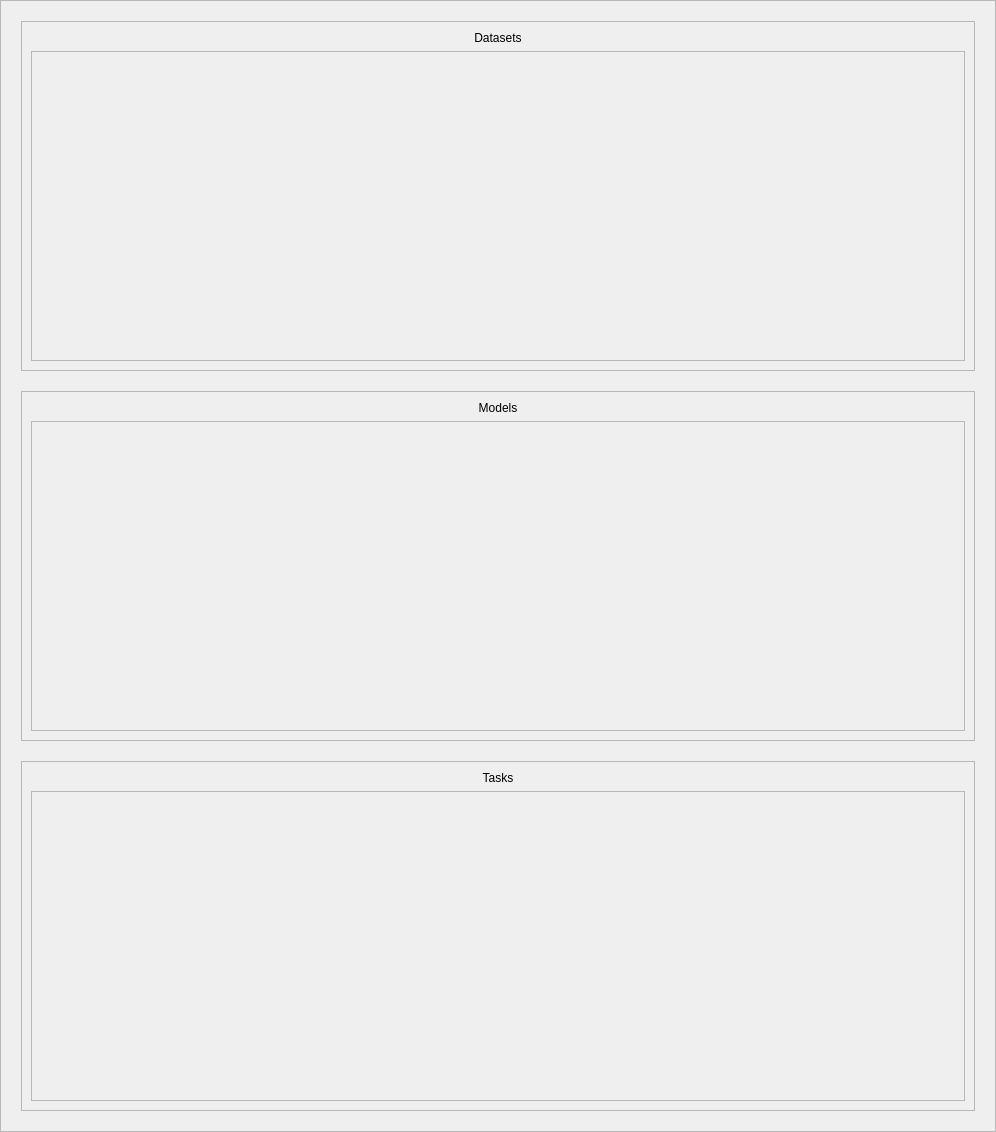
<?xml version="1.0" encoding="UTF-8"?>
<ui version="4.0">
 <class>Form</class>
 <widget class="QWidget" name="Form">
  <property name="geometry">
   <rect>
    <x>0</x>
    <y>0</y>
    <width>996</width>
    <height>1132</height>
   </rect>
  </property>
  <property name="sizePolicy">
   <sizepolicy hsizetype="Preferred" vsizetype="Preferred">
    <horstretch>0</horstretch>
    <verstretch>0</verstretch>
   </sizepolicy>
  </property>
  <property name="windowTitle">
   <string>Form</string>
  </property>
  <layout class="QVBoxLayout" name="verticalLayout" stretch="0">
   <property name="spacing">
    <number>0</number>
   </property>
   <property name="leftMargin">
    <number>0</number>
   </property>
   <property name="topMargin">
    <number>0</number>
   </property>
   <property name="rightMargin">
    <number>0</number>
   </property>
   <property name="bottomMargin">
    <number>0</number>
   </property>
   <item>
    <widget class="QFrame" name="contentFrame">
     <property name="frameShape">
      <enum>QFrame::StyledPanel</enum>
     </property>
     <property name="frameShadow">
      <enum>QFrame::Raised</enum>
     </property>
     <layout class="QVBoxLayout" name="verticalLayout_5">
      <property name="spacing">
       <number>20</number>
      </property>
      <property name="leftMargin">
       <number>20</number>
      </property>
      <property name="topMargin">
       <number>20</number>
      </property>
      <property name="rightMargin">
       <number>20</number>
      </property>
      <property name="bottomMargin">
       <number>20</number>
      </property>
      <item>
       <widget class="QFrame" name="datasetFrame">
        <property name="frameShape">
         <enum>QFrame::StyledPanel</enum>
        </property>
        <property name="frameShadow">
         <enum>QFrame::Raised</enum>
        </property>
        <layout class="QVBoxLayout" name="verticalLayout_2">
         <item>
          <widget class="QLabel" name="datasetLabel">
           <property name="text">
            <string>Datasets</string>
           </property>
           <property name="alignment">
            <set>Qt::AlignCenter</set>
           </property>
          </widget>
         </item>
         <item>
          <widget class="QScrollArea" name="datasetScroll">
           <property name="sizePolicy">
            <sizepolicy hsizetype="Preferred" vsizetype="Expanding">
             <horstretch>0</horstretch>
             <verstretch>0</verstretch>
            </sizepolicy>
           </property>
           <property name="minimumSize">
            <size>
             <width>400</width>
             <height>0</height>
            </size>
           </property>
           <property name="widgetResizable">
            <bool>true</bool>
           </property>
           <widget class="QWidget" name="datasetScrollContent">
            <property name="geometry">
             <rect>
              <x>0</x>
              <y>0</y>
              <width>932</width>
              <height>309</height>
             </rect>
            </property>
            <layout class="QVBoxLayout" name="datasetsLayout">
             <property name="spacing">
              <number>6</number>
             </property>
             <item>
              <spacer name="verticalSpacer">
               <property name="orientation">
                <enum>Qt::Vertical</enum>
               </property>
               <property name="sizeHint" stdset="0">
                <size>
                 <width>20</width>
                 <height>164</height>
                </size>
               </property>
              </spacer>
             </item>
            </layout>
           </widget>
          </widget>
         </item>
        </layout>
       </widget>
      </item>
      <item>
       <widget class="QFrame" name="modelFrame">
        <property name="frameShape">
         <enum>QFrame::StyledPanel</enum>
        </property>
        <property name="frameShadow">
         <enum>QFrame::Raised</enum>
        </property>
        <layout class="QVBoxLayout" name="verticalLayout_3">
         <item>
          <widget class="QLabel" name="modelLabel">
           <property name="text">
            <string>Models</string>
           </property>
           <property name="alignment">
            <set>Qt::AlignCenter</set>
           </property>
          </widget>
         </item>
         <item>
          <widget class="QScrollArea" name="modelScroll">
           <property name="widgetResizable">
            <bool>true</bool>
           </property>
           <widget class="QWidget" name="modelScrollContent">
            <property name="geometry">
             <rect>
              <x>0</x>
              <y>0</y>
              <width>932</width>
              <height>309</height>
             </rect>
            </property>
            <layout class="QVBoxLayout" name="modelsLayout">
             <property name="spacing">
              <number>6</number>
             </property>
             <item>
              <spacer name="verticalSpacer_2">
               <property name="orientation">
                <enum>Qt::Vertical</enum>
               </property>
               <property name="sizeHint" stdset="0">
                <size>
                 <width>20</width>
                 <height>164</height>
                </size>
               </property>
              </spacer>
             </item>
            </layout>
           </widget>
          </widget>
         </item>
        </layout>
       </widget>
      </item>
      <item>
       <widget class="QFrame" name="tasksFrame">
        <property name="frameShape">
         <enum>QFrame::StyledPanel</enum>
        </property>
        <property name="frameShadow">
         <enum>QFrame::Raised</enum>
        </property>
        <layout class="QVBoxLayout" name="verticalLayout_4">
         <item>
          <widget class="QLabel" name="tasksLabel">
           <property name="text">
            <string>Tasks</string>
           </property>
           <property name="alignment">
            <set>Qt::AlignCenter</set>
           </property>
          </widget>
         </item>
         <item>
          <widget class="QScrollArea" name="taskScroll">
           <property name="widgetResizable">
            <bool>true</bool>
           </property>
           <widget class="QWidget" name="scrollAreaWidgetContents_2">
            <property name="geometry">
             <rect>
              <x>0</x>
              <y>0</y>
              <width>932</width>
              <height>309</height>
             </rect>
            </property>
            <layout class="QVBoxLayout" name="tasksLayout">
             <property name="spacing">
              <number>6</number>
             </property>
             <item>
              <spacer name="verticalSpacer_3">
               <property name="orientation">
                <enum>Qt::Vertical</enum>
               </property>
               <property name="sizeHint" stdset="0">
                <size>
                 <width>20</width>
                 <height>164</height>
                </size>
               </property>
              </spacer>
             </item>
            </layout>
           </widget>
          </widget>
         </item>
        </layout>
       </widget>
      </item>
     </layout>
    </widget>
   </item>
  </layout>
 </widget>
 <resources/>
 <connections/>
</ui>
